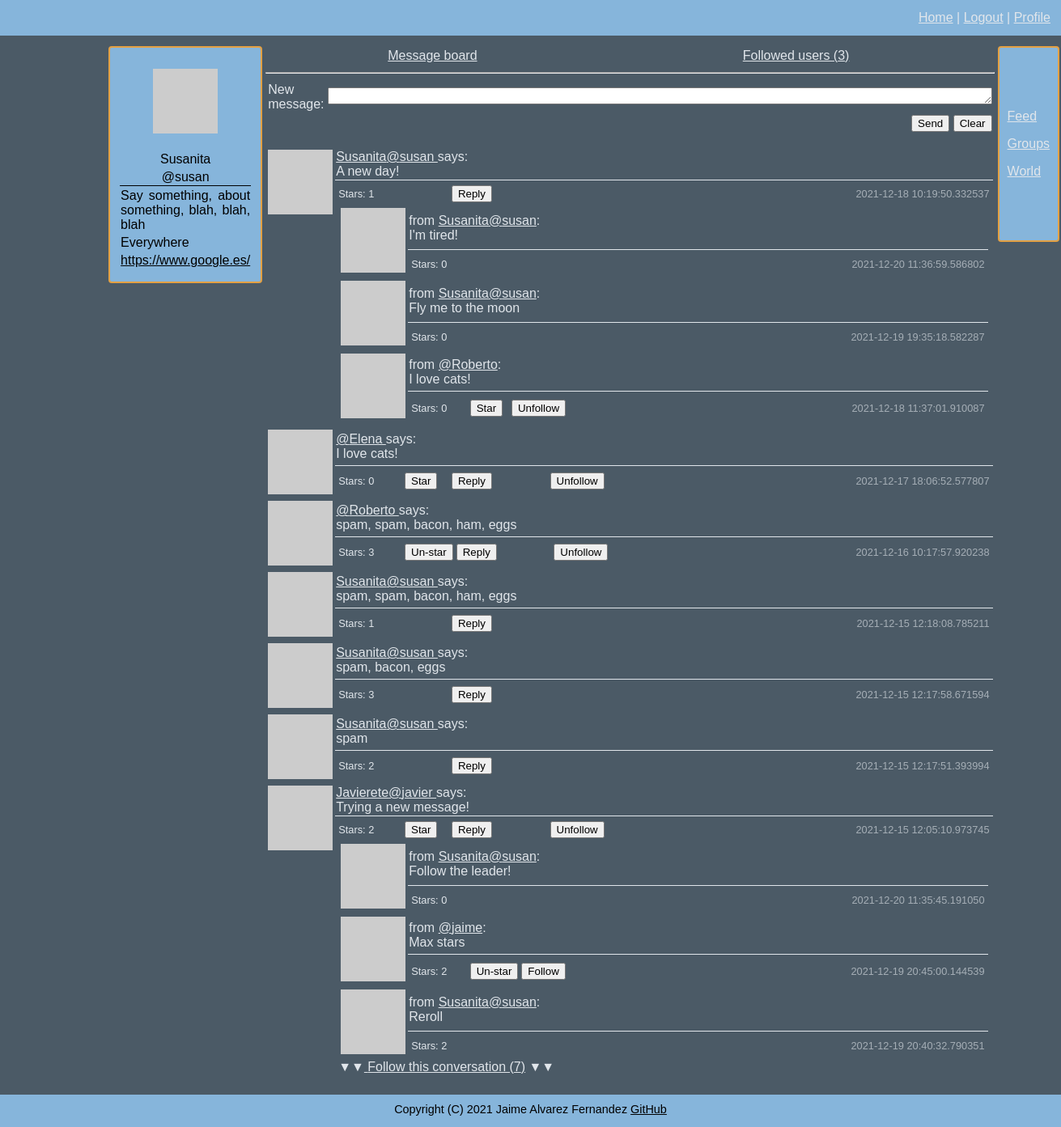
/message_board (signed in), run on the app's committed database.
### connect/models.py (models this page shows, shortened)
class User(UserMixin, db.Model):
    id = db.Column(db.Integer, primary_key=True)
    username = db.Column(db.String(64), index=True, unique=True)
    email = db.Column(db.String(120), index=True, unique=True)
    nickname = db.Column(db.String(64))
    password = db.Column(db.String(128))
    about_me = db.Column(db.String(140))
    location = db.Column(db.String(64))
    website = db.Column(db.String(120))
    last_seen = db.Column(db.DateTime, default=datetime.datetime.utcnow)
    follower_bio = db.Column(db.Boolean, default=False)
    posts = db.relationship('Posts', backref='author', lazy='dynamic')
    reply = db.relationship('Reply', backref='author', lazy='dynamic')
    followed = db.relationship('User',
                               secondary=followers,
                               primaryjoin=(followers.c.follower_id == id),
                               secondaryjoin=(followers.c.followed_id == id),
                               backref=db.backref('followers', lazy='dynamic'), lazy='dynamic')
    starred = db.relationship('Posts',
                              secondary=stars,
                              backref=db.backref('awarded_stars', lazy='dynamic'), lazy='dynamic')
    starred_reply = db.relationship('Reply',
                                    secondary=stars_reply,
                                    backref=db.backref('awarded_stars_reply', lazy='dynamic'), lazy='dynamic')
    def avatar(self, size):
        digest = md5(self.email.lower().encode('utf-8')).hexdigest()
        return f'https://www.gravatar.com/avatar/{digest}?d=identicon&s={size}'
    def is_following(self, user):
        return self.followed.filter(followers.c.followed_id == user.id).count() > 0
    def followed_posts(self):
        posts_from_followed = Posts.query. \
            join(followers, (followers.c.followed_id == Posts.user_id)). \
            filter(followers.c.follower_id == self.id)
        posts_from_me = Posts.query.filter_by(user_id=self.id)
        return posts_from_followed.union(posts_from_me).order_by(Posts.timestamp.desc())
    def is_starred(self, post):
        return self.starred.filter(stars.c.post_id == post.id).count() > 0
    def is_starred_reply(self, reply):
        return self.starred_reply.filter(stars_reply.c.reply_id == reply.id).count() > 0

class Posts(db.Model):
    id = db.Column(db.Integer, primary_key=True)
    body = db.Column(db.String(140))
    timestamp = db.Column(db.DateTime, index=True, default=datetime.datetime.utcnow)
    user_id = db.Column(db.Integer, db.ForeignKey('user.id'))
    reply = db.relationship('Reply', backref='original', lazy='dynamic')
    def replies(self):
        return Reply.query.filter_by(post_id=self.id).order_by(Reply.timestamp.desc()).all()

class Reply(db.Model):
    id = db.Column(db.Integer, primary_key=True)
    body = db.Column(db.String(140))
    timestamp = db.Column(db.DateTime, index=True, default=datetime.datetime.utcnow)
    user_id = db.Column(db.Integer, db.ForeignKey('user.id'))
    post_id = db.Column(db.Integer, db.ForeignKey('posts.id'))

### connect/routing.py (the view)
@app.route('/message_board', methods=['GET', 'POST'])
@flask_login.login_required
def feed():
    empty_form = forms.EmptyForm()
    form = forms.WriteMessage()
    if form.validate_on_submit():
        post = models.Posts(body=form.message.data, author=flask_login.current_user)
        db.session.add(post)
        db.session.commit()
        return flask.redirect(flask.url_for('feed'))
    posts = flask_login.current_user.followed_posts().all()
    return flask.render_template('feed.html', title='Feed', posts=posts, e_form=empty_form, form=form)

### connect/forms.py
class EmptyForm(FlaskForm):
    submit = wtforms.SubmitField('Submit')

class WriteMessage(FlaskForm):
    message = wtforms.TextAreaField('New message', validators=[validators.Length(min=1, max=140)])
    submit = wtforms.SubmitField('Send')

### connect/models.py (called while the page is built)
@login.user_loader
def load_user(user_id):
    return User.query.get(int(user_id))

### connect/routing.py (called while the page is built)
@app.before_request
def before_request():
    if flask_login.current_user.is_authenticated:
        flask_login.current_user.last_seen = datetime.datetime.utcnow()
        db.session.commit()

### connect/templates/feed.html (shortened to what this page needs)
{% extends "general_template.html" %}
{% block content %}
<table width="100%">
    <tr>
        <td align="center">
            <a href="{{ url_for('feed') }}">Message board</a>
        </td>
        <td align="center">
            <a href="{{ url_for('following') }}">Followed users ({{ current_user.followed.count() }})</a>
        </td>
    </tr>
</table>
<hr>
{% if request.endpoint == 'feed' %}
    <form action="" method="post" novalidate>
        <table>
            <tr>
                <td>
                    {{ form.message.label }}:
                </td>
                <td>
                    {{ form.message(cols=100, rows=1, autocomplete=off) }}
                </td>
            </tr>
            <tr>
                <td>
                </td>
                <td align="right">
                    {{ form.submit() }} <input type="reset" value="Clear">
                </td>
            </tr>
        </table>
    </form>
    <p>
    {% include 'sub_templates/_posts.html' %}
    </p>
{% else %}
    {% include 'sub_templates/_followed_users.html' %}
{% endif %}
{% endblock %}

### connect/templates/sub_templates/_profile.html (shortened to what this page needs)
{% if user and user != current_user %}
    <p>
        <img src="{{ user.avatar(128) }}">
    </p>
    <table width="100%">
        <tr>
            <td>
                {% if user.nickname is not none %}
                {{ user.nickname }}
                {% endif %}
            </td>
        </tr>
        <tr>
            <td class="bottom_line">
                @{{ user.username }}
            </td>
        </tr>
        <tr>
            <td>
                {% if not current_user.is_following(user) %}
                <form method="post" action="{{ url_for('follow', username=user.username, url=request.endpoint) }}">
                    {{ e_form.hidden_tag() }}
                    {{ e_form.submit(value='Follow') }}
                </form>
                {% else %}
                <form method="post" action="{{ url_for('unfollow', username=user.username, url=request.endpoint) }}">
                    {{ e_form.hidden_tag() }}
                    {{ e_form.submit(value='Unfollow') }}
                </form>
                {% endif %}
            </td>
        </tr>
        <tr>
            <td class="justify_text">
                {% if user.about_me is not none %}
                    {{ user.about_me }}
                {% endif %}
            </td>
        </tr>
        <tr>
            <td>
                {% if user.location is not none %}
                    {{ user.location }}
                {% endif %}
            </td>
        </tr>
        <tr>
            <td>
                {% if user.website is not none %}
                    <a href="{{ current_user.website }}">{{ current_user.website }}</a>
                {% endif %}
            </td>
        </tr>
        <tr>
            <td>
                {% if user.follower_bio %}
                Followers: {{ current_user.followers.count() }}
                {% endif %}
            </td>
        </tr>
    </table>
{% else %}
    <p>
        <img src="{{ current_user.avatar(128) }}">
    </p>
    <table width="100%">
        <tr>
            <td>
                {% if current_user.nickname is not none %}
                {{ current_user.nickname }}
                {% endif %}
            </td>
        </tr>
        <tr>
            <td class="bottom_line">
                @{{ current_user.username }}
            </td>
        </tr>
        <tr>
            <td class="justify_text">
                {% if current_user.about_me is not none %}
                    {{ current_user.about_me }}
                {% endif %}
            </td>
        </tr>
        <tr>
            <td class="justify_text">
                {% if current_user.location is not none %}
                    {{ current_user.location }}
                {% endif %}
            </td>
        </tr>
        <tr>
            <td class="justify_text">
                {% if current_user.website is not none %}
                    <a href="{{ current_user.website }}">{{ current_user.website }}</a>
                {% endif %}
            </td>
        </tr>
        <tr>
            <td>
            </td>
        </tr>
    </table>
{% endif %}

### connect/templates/sub_templates/_posts.html (shortened to what this page needs)
<table width="100%">
    {% for post in posts %}
    <tr>
        <td width="60" rowspan="2" valign="top"><img src="{{ post.author.avatar(60) }}"></td>
        <td class="bottom_line">
                <a href="{{ url_for('user_messages', username=post.author.username) }}">
                    {% if post.author.nickname %}{{ post.author.nickname }}{% endif %}@{{ post.author.username }}
                </a>
                says:<br>
             {{ post.body }}
        </td>
    </tr>
    <tr>
        <td>
            <table width="100%" border="0">
                <tr class="smaller_font_80">
                    <td width="10%">Stars: {{ post.awarded_stars.count() }}</td>
                    <td width="7%">
                        {% if post.author.username != current_user.username %}
                            {% if not current_user.is_starred(post) %}
                            <form method="post" action="{{ url_for('star', post=post.id, url=request.endpoint) }}">
                                {{ e_form.submit(value='Star') }}
                            </form>
                            {% else %}
                            <form method="post" action="{{ url_for('un_star', post=post.id, url=request.endpoint) }}">
                                {{ e_form.submit(value='Un-star') }}
                            </form>
                            {% endif %}
                        {% endif %}
                    </td>
                    <td>
                        <form method="get" action="{{ url_for('reply', post=post.id, url=request.endpoint) }}">
                            {{ e_form.submit(value='Reply') }}
                        </form>
                    </td>
                    <td>
                        {% if not current_user.is_following(post.author) and post.author != current_user %}
                        <form method="post" action="{{ url_for('follow', username=post.author.username) }}">
                            {{ e_form.hidden_tag() }}
                            {{ e_form.submit(value='Follow') }}
                        </form>
                        {% elif current_user.is_following(post.author) and post.author != current_user  %}
                        <form method="post" action="{{ url_for('unfollow', username=post.author.username, url=request.endpoint) }}">
                            {{ e_form.submit(value='Unfollow') }}
                        </form>
                        {% endif %}
                    </td>
                    <td class="time">{{ post.timestamp }}</td>
                </tr>
                <tr>
                    <td colspan="5">
                        {% if 0 < post.replies()|length <= 3%}
                            {% for n in range(post.replies()|length) %}
                                {% include "sub_templates/_replies.html" %}
                            {% endfor %}
                        {% elif post.replies()|length > 3 %}
                            {% for n in range(3) %}
                                {% include "sub_templates/_replies.html" %}
                            {% endfor %}
                            ▼▼<a href="{{ url_for('conversation', post=post.id)}}"> Follow this conversation ({{ post.replies()|length }})</a> ▼▼
                        {% endif %}
                    </td>
                </tr>
            </table>
        </td>
    </tr>
    {% endfor %}
</table>

### connect/templates/sub_templates/_replies.html (shortened to what this page needs)
<table width="100%">
    <tr>
        <td width="30" rowspan="2" valign="top"><img src="{{ post.replies()[n].author.avatar(30) }}"></td>
        <td class="bottom_line">
            from
            <a href="{{ url_for('user_messages', username=post.replies()[n].author.username) }}">{% if post.replies()[n].author.nickname %}{{ post.replies()[n].author.nickname }}{% endif %}@{{ post.replies()[n].author.username }}</a>:<br>
            {{ post.replies()[n].body }}
        </td>
    </tr>
    <tr>
        <td>
            <table width="100%" border="0">
                <tr class="smaller_font_80">
                    <td width="10%">Stars: {{ post.replies()[n].awarded_stars_reply.count() }}</td>
                    <td width="7%">
                        {% if post.replies()[n].author.username != current_user.username %}
                            {% if not current_user.is_starred_reply(post.replies()[n]) %}
                            <form method="post" action="{{ url_for('star_reply', reply_id=post.replies()[n].id, url=request.endpoint) }}">
                                {{ e_form.submit(value='Star') }}
                            </form>
                            {% else %}
                            <form method="post" action="{{ url_for('un_star_reply', reply_id=post.replies()[n].id, url=request.endpoint) }}">
                                {{ e_form.submit(value='Un-star') }}
                            </form>
                            {% endif %}
                        {% endif %}
                    </td>
                    <td>
                        {% if not current_user.is_following(post.replies()[n].author) and post.replies()[n].author != current_user %}
                        <form method="post" action="{{ url_for('follow', username=post.replies()[n].author.username, url=request.endpoint) }}">
                            {{ e_form.submit(value='Follow') }}
                        </form>
                        {% elif current_user.is_following(post.replies()[n].author) and post.replies()[n].author != current_user  %}
                        <form method="post" action="{{ url_for('unfollow', username=post.replies()[n].author.username, url=request.endpoint) }}">
                            {{ e_form.submit(value='Unfollow') }}
                        </form>
                        {% endif %}
                    </td>
                    <td class="time">{{ post.replies()[n].timestamp }}</td>
                </tr>
            </table>
        </td>
    </tr>
</table>

### connect/static/css/style.css (style rules this page uses)
body { font-family: Arial; background: #4b5a66; color: #e1e6eb; min-height: 100vh; margin: 0; }
a { color: inherit; }
.bottom_line { border: solid; border-width: 0px 0 1px 0; }
.justify_text { text-align: justify; text-justify: inter-word; }
.smaller_font_80 { font-size:80%; }
.time { text-align: right; opacity: 0.6; }
body { display:flex; flex-direction:column; }

### data on the page
User: nickname "Susanita", username "susan", about_me "Say something, about something, blah, blah, blah", location "Everywhere", website "https://www.google.es/"
Posts: author.nickname "Susanita", author.username "susan", body "A new day!", awarded_stars.count "1", timestamp "2021-12-18 10:19:50.332537", nickname "Susanita" "Susanita", username "susan" "susan" "Roberto", body "I'm tired!" "Fly me to the moon" "I love cats!", replies "0" "0" "0", id.timestamp "2021-12-20 11:36:59.586802" "2021-12-19 19:35:18.582287" "2021-12-18 11:37:01.910087"
Posts: author.username "Elena", body "I love cats!", awarded_stars.count "0", timestamp "2021-12-17 18:06:52.577807"
Posts: author.username "Roberto", body "spam, spam, bacon, ham, eggs", awarded_stars.count "3", timestamp "2021-12-16 10:17:57.920238"
Posts: author.nickname "Susanita", author.username "susan", body "spam, spam, bacon, ham, eggs", awarded_stars.count "1", timestamp "2021-12-15 12:18:08.785211"
Posts: author.nickname "Susanita", author.username "susan", body "spam, bacon, eggs", awarded_stars.count "3", timestamp "2021-12-15 12:17:58.671594"
Posts: author.nickname "Susanita", author.username "susan", body "spam", awarded_stars.count "2", timestamp "2021-12-15 12:17:51.393994"
Posts: author.nickname "Javierete", author.username "javier", body "Trying a new message!", awarded_stars.count "2", timestamp "2021-12-15 12:05:10.973745", nickname "Susanita" "Susanita", username "susan" "jaime" "susan", body "Follow the leader!" "Max stars" "Reroll", replies "0" "2" "2", id.timestamp "2021-12-20 11:35:45.191050" "2021-12-19 20:45:00.144539" "2021-12-19 20:40:32.790351", replies|length "7"

### other printed values
{{ current_user.followed.count() }} "3"
